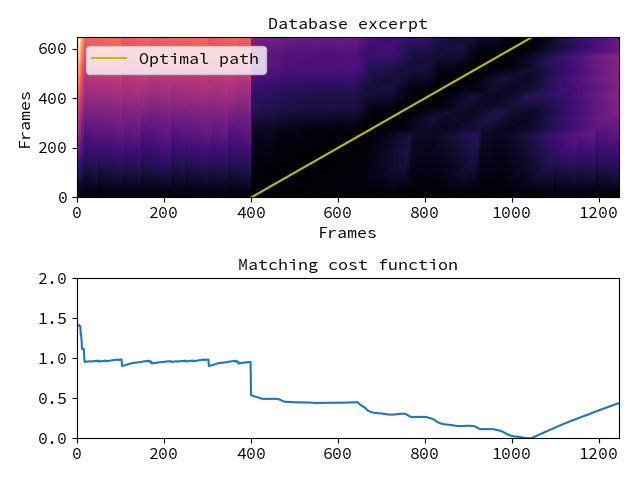

Write the Python code that produced this figure.
import numpy as np
import matplotlib.pyplot as plt
y, sr = librosa.load(librosa.util.example_audio_file(), offset=10, duration=15)
X = librosa.feature.chroma_cens(y=y, sr=sr)
noise = np.random.rand(X.shape[0], 200)
Y = np.concatenate((noise, noise, X, noise), axis=1)
D, wp = librosa.dtw(X, Y, subseq=True)
plt.subplot(2, 1, 1)
librosa.display.specshow(D, x_axis='frames', y_axis='frames')
plt.title('Database excerpt')
plt.plot(wp[:, 1], wp[:, 0], label='Optimal path', color='y')
plt.legend()
plt.subplot(2, 1, 2)
plt.plot(D[-1, :] / wp.shape[0])
plt.xlim([0, Y.shape[1]])
plt.ylim([0, 2])
plt.title('Matching cost function')
plt.tight_layout()
